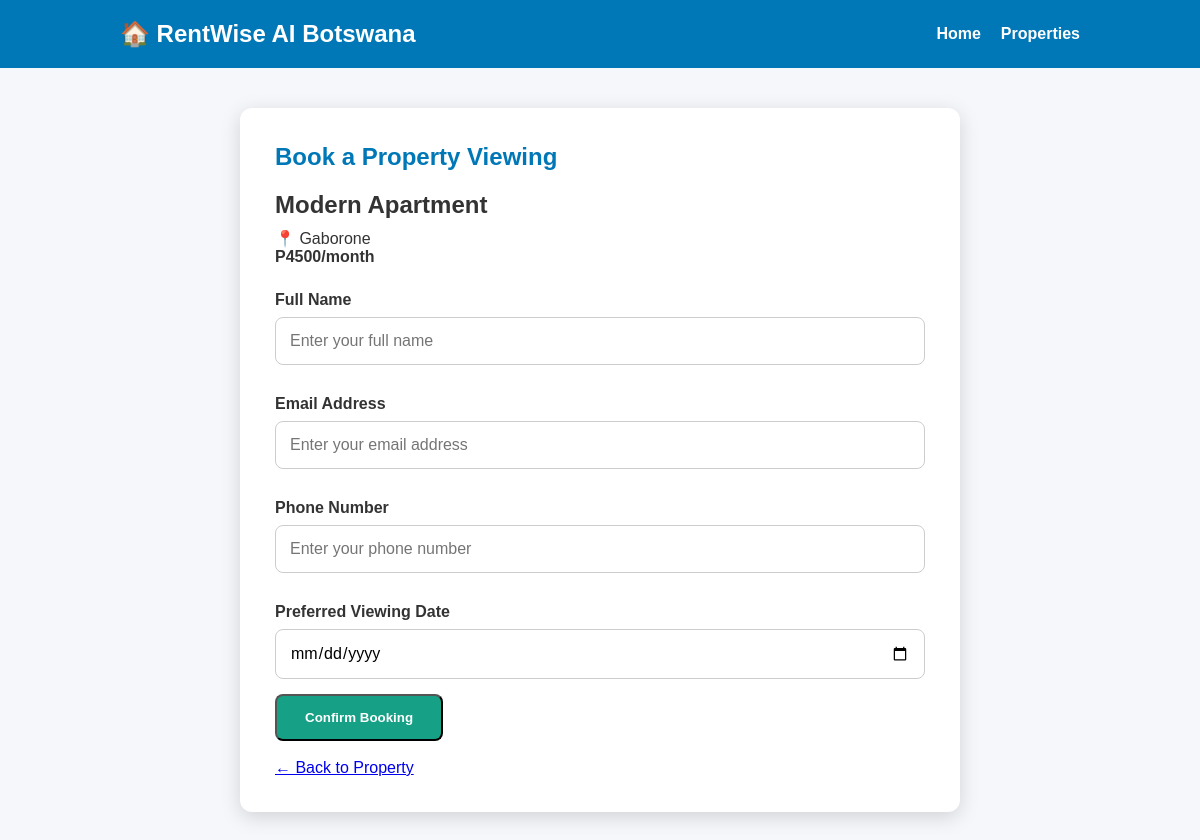
The page /book/10 on the database its author committed.
### tables this page shows
CREATE TABLE properties (
               
    id INTEGER PRIMARY KEY
AUTOINCREMENT,
        title TEXR NOT NULL,
        location TEXT NOT NULL,
        price INTEGER,
        bedrooms INTEGER,
        bathrooms INTEGER,
        description TEXT,
        image TEXT
               
);

### app.py (the view, shortened to what this page needs)
@app.route("/book/<int:id>", methods=["GET", "POST"])
def book_property(id):
    connection = get_db_connection()
    cursor = connection.cursor()
    cursor.execute(
        "SELECT * FROM properties WHERE id=?",
        (id,)
    )
    property = cursor.fetchone()
    if property is None:
        connection.close()
        return "Property not found", 404
    connection.close()
    return render_template(
        "booking.html",
        property=property
    )

### app.py (called while the page is built)
def get_db_connection():
    connection = sqlite3.connect("rentwise.db")
    connection.row_factory = sqlite3.Row
    return connection

### templates/booking.html (shortened to what this page needs)
<!DOCTYPE html>
<html lang="en">
<head>
    <link rel="stylesheet"
          href="{{ url_for('static', filename='css/style.css') }}">
</head>
<body>
<nav>
    <div class="logo">
        🏠 RentWise AI Botswana
    </div>
    <ul>
        <li><a href="/">Home</a></li>
        <li><a href="/">Properties</a></li>
    </ul>
</nav>
<section class="booking-container">
    <h1>Book a Property Viewing</h1>
    <h2>{{ property['title'] }}</h2>
    <p>
        📍 {{ property['location'] }}
    </p>
    <p>
        <strong>P{{ property['price'] }}/month</strong>
    </p>
    <form method="POST">
        <label>Full Name</label>
        <input
            type="text"
            name="fullname"
            placeholder="Enter your full name"
            required>
        <label>Email Address</label>
        <input
            type="email"
            name="email"
            placeholder="Enter your email address"
            required>
        <label>Phone Number</label>
        <input
            type="text"
            name="phone"
            placeholder="Enter your phone number"
            required>
        <label>Preferred Viewing Date</label>
        <input
            type="date"
            name="date"
            required>
        <button
            class="book-btn"
            type="submit">
            Confirm Booking
        </button>
    </form>
    <br>
    <a href="/property/{{ property['id'] }}">
        ← Back to Property
    </a>
</section>
</body>
</html>

### static/css/style.css (style rules this page uses)
* { margin:0; padding:0; box-sizing:border-box; font-family:Arial, Helvetica, sans-serif; }
body { background:#f5f7fa; color:#333; }
nav { background:#0077b6; color:white; display:flex; justify-content:space-between; align-items:center; padding:20px 10%; }
.logo { font-size:24px; font-weight:bold; }
nav ul { list-style:none; display:flex; }
nav ul li { margin-left:20px; }
nav ul li a { color:white; text-decoration:none; font-weight:bold; }
.book-btn { display:inline-block; background:#16a085; color:white; text-decoration:none; padding:14px 28px; border-radius:8px; margin-right:10px; font-weight:bold; }
.booking-container { width:60%; margin:40px auto; background:white; padding:35px; border-radius:12px; box-shadow:0 5px 20px rgba(0,0,0,.15); }
.booking-container h1 { color:#0077b6; margin-bottom:20px; }
.booking-container h2 { margin-bottom:10px; }
.booking-container form { margin-top:25px; }
.booking-container label { display:block; margin-top:15px; margin-bottom:8px; font-weight:bold; }
.booking-container input { width:100%; padding:14px; border:1px solid #ccc; border-radius:8px; font-size:16px; margin-bottom:15px; }

### rows shown on the page
properties: title "Modern Apartment", location "Gaborone", price "4500"
